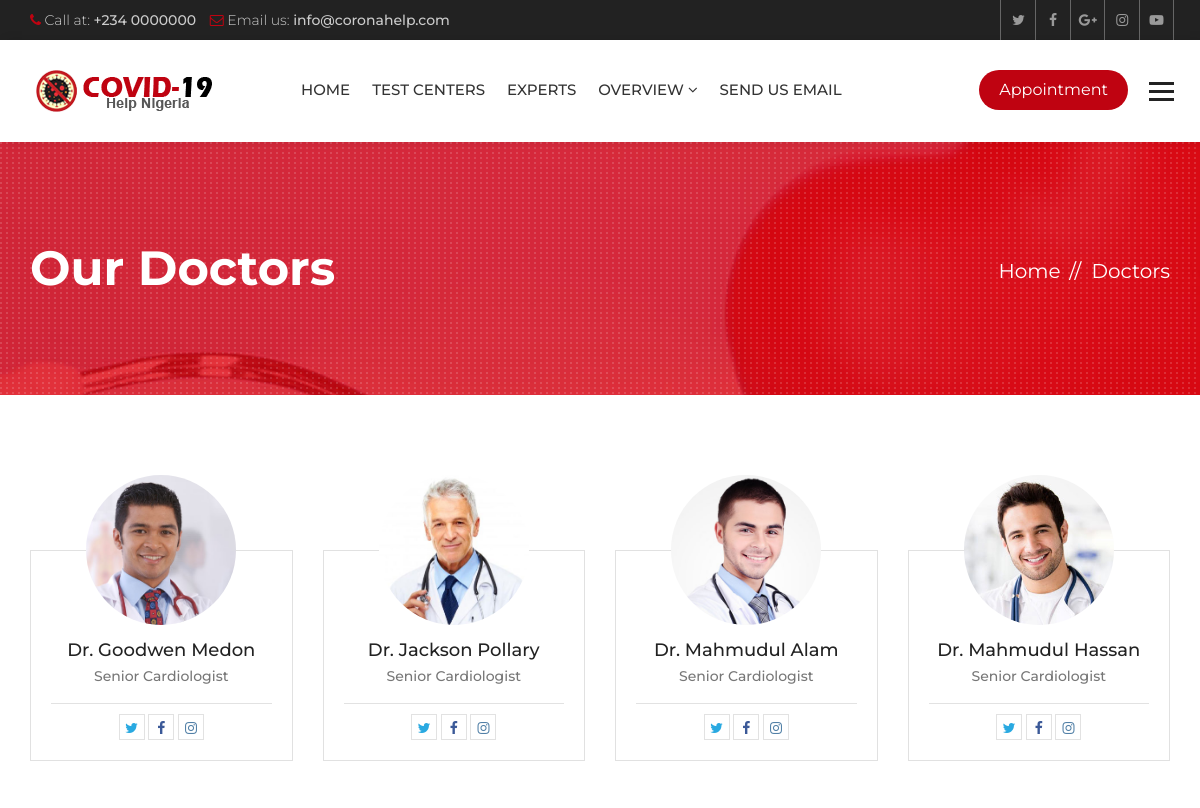
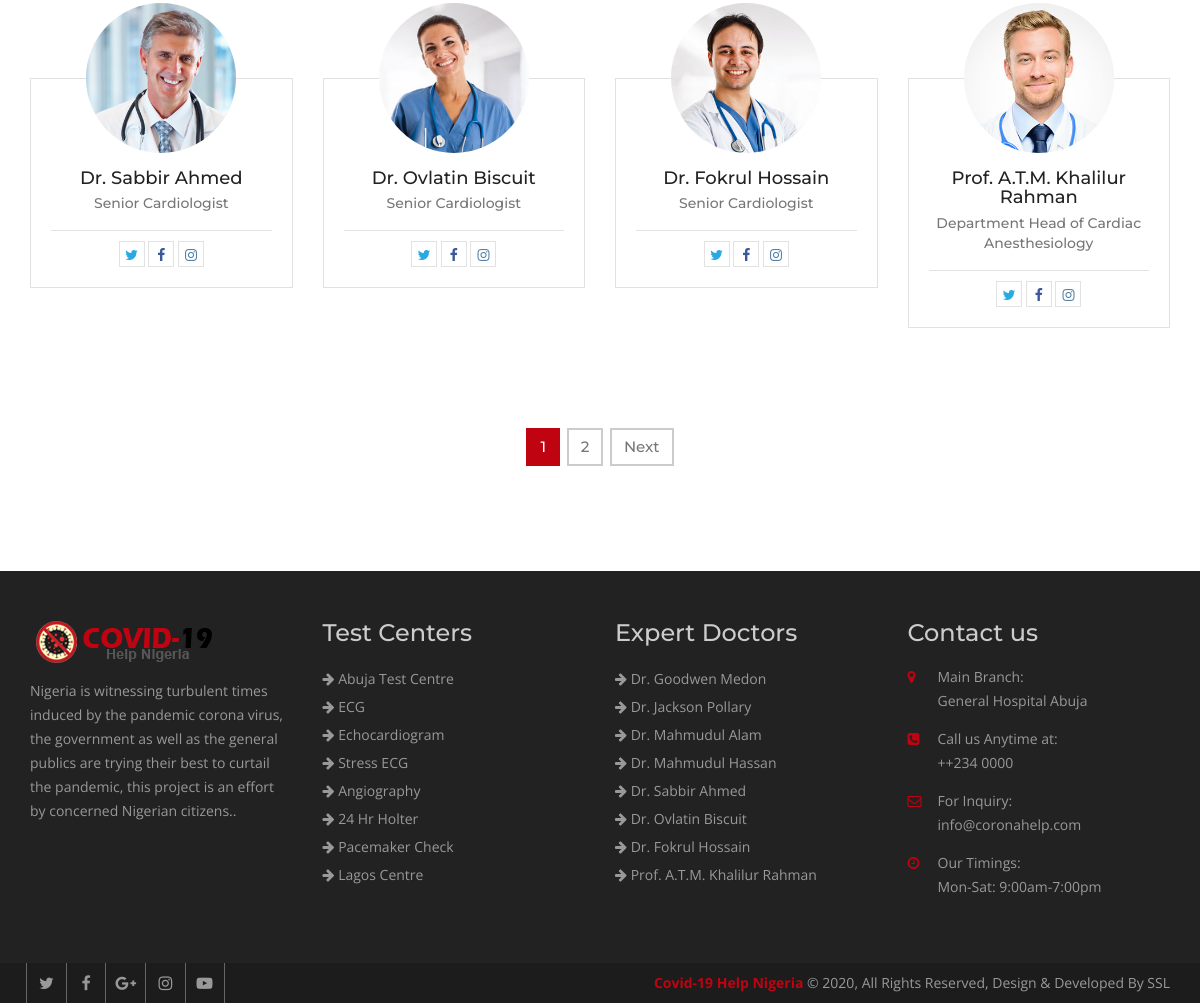
The app's page /doctors/ with its own data (2 pictures, top to bottom).
### hospital/models.py (models this page shows, shortened)
class Doctor(models.Model):
    name = models.CharField(max_length=120)
    speciality = models.CharField(max_length=120)
    picture = models.ImageField(upload_to="doctors/")
    details = models.TextField()
    experience = models.TextField()
    expertize = models.ManyToManyField(to='Expertize', related_name='doctors')
    twitter = models.CharField(max_length=120, blank=True, null=True)
    facebook = models.CharField(max_length=120, blank=True, null=True)
    instagram = models.CharField(max_length=120, blank=True, null=True)

class Service(models.Model):
    title = models.CharField(max_length=120)
    description = models.TextField()
    items = models.ManyToManyField(to='Item',)
    thumbnail = models.ImageField(upload_to='services/')
    cover = models.ImageField(upload_to='services/')
    image1 = models.ImageField(upload_to='services/', blank=True, null=True)
    image2 = models.ImageField(upload_to='services/', blank=True, null=True)

### hospital/views.py (the view)
# urls.py: path('doctors/', views.DoctorListView.as_view(), name="doctors"),
class DoctorListView(ListView):
    template_name = 'hospital/team.html'
    queryset = Doctor.objects.all()
    paginate_by = 8

### hospital/context_processors.py (called while the page is built)
def footer_content(request):
    services = Service.objects.all()
    doctors = Doctor.objects.all()
    context = {
        'services': services,
        'doctors': doctors
    }
    return context

### templates/hospital/team.html (shortened to what this page needs)
{% extends 'base.html' %}
{% block maincontent %}
<div class="inner-banner">
  <div class="container">
    <div class="row">
      <div class="col-md-7">
        <h1>Our Doctors</h1>
      </div>
      <div class="col-md-5">
        <ol class="breadcrumb">
          <li><a href="{% url 'index' %}">Home</a></li>
          <li class="active">Doctors</li>
        </ol>
      </div>
    </div>
  </div>
</div>
<div class="main-content">
  <div class="team-page">
    <div class="container">
      <div class="row">
        {% for doctor in object_list %}
        <div class="col-md-3 col-sm-6">
          <div class="team-box mb50">
            <div class="team-thumb">  <img src="{{ doctor.picture.url }}" alt=""></div>
            <div class="team-text">
              <h5><a href="{% url 'doctor_details' doctor.id %}">{{ doctor.name }}</a></h5>
              <strong>{{ doctor.speciality }}</strong>
              <ul class="team-social">
                {% if doctor.twitter %}
                <li><a class="tw" href="{{ doctor.twitter }}"><i class="fa fa-twitter" aria-hidden="true"></i></a></li>
                {% endif %}
                {% if doctor.facebook %}
                <li><a class="fb" href="{{ doctor.facebook }}"><i class="fa fa-facebook" aria-hidden="true"></i></a>
                </li>
                {% endif %}
                {% if doctor.instagram %}
                <li><a class="insta" href="{{ doctor.instagram }}"><i class="fa fa-instagram"
                      aria-hidden="true"></i></a></li>
                {% endif %}
              </ul>
            </div>
          </div>
        </div>
        {% endfor %}
      </div>
      <div class="row">
        <div class="col-md-12">
          {% if is_paginated %}
          {% include 'partials/_pagination.html' %}
          {% endif %}
        </div>
      </div>
    </div>
  </div>
</div>
{% endblock maincontent %}

### templates/partials/_footer.html
{% load static %}
<footer class="footer">
  <div class="footer-widgets">
    <div class="container">
      <div class="row">
        <div class="col-md-3 col-sm-6">
          <div class="widget"> <img class="ft-logo" src="{% static 'heartcare/images/logo.png' %}" alt="">
            <p>Nigeria is witnessing turbulent times induced by the pandemic corona virus, the government as well as the general publics are trying their best to curtail
              the pandemic, this project is an effort by concerned Nigerian citizens.. </p>
          </div>
        </div>
        <div class="col-md-3 col-sm-6">
          <div class="widget">
            <h3>Test Centers</h3>
            <ul>
              {% for service in services|slice:':8' %}
              <li><a href="{% url 'service_details' service.id %}"><i class="fa fa-arrow-right"></i>
                  {{service.title }}</a></li>
              {% endfor %}
            </ul>
          </div>
        </div>
        <div class="col-md-3 col-sm-6">
          <div class="widget">
            <h3>Expert Doctors</h3>
            <ul>
              {% for doctor in doctors|slice:':8' %}
              <li><a href="{% url 'doctor_details' doctor.id %}"><i class="fa fa-arrow-right"></i> {{ doctor.name }}</a>
              </li>
              {% endfor %}
            </ul>
          </div>
        </div>
        <div class="col-md-3 col-sm-6">
          <div class="widget">
            <h3>Contact us</h3>
            <address>
              <ul>
                <li> <span class="icon"><i class="fa fa-map-marker" aria-hidden="true"></i></span> <span
                    class="add-text"><strong>Main Branch:</strong> General Hospital Abuja</span> </li>
                <li> <span class="icon"><i class="fa fa-phone-square" aria-hidden="true"></i></span> <span
                    class="add-text"><strong>Call us Anytime at:</strong> ++234 0000</span> </li>
                <li> <span class="icon"><i class="fa fa-envelope-o" aria-hidden="true"></i></span> <span
                    class="add-text"><strong>For Inquiry:</strong> info@coronahelp.com</span> </li>
                <li> <span class="icon"><i class="fa fa-clock-o" aria-hidden="true"></i></span> <span
                    class="add-text"><strong>Our Timings:</strong> Mon-Sat: 9:00am-7:00pm</span> </li>
              </ul>
            </address>
          </div>
        </div>
      </div>
    </div>
  </div>
  <div class="footer-cr">
    <div class="container">
      <div class="row">
        <div class="col-md-6">
          <div class="footer-social"> <a href="#"><i class="fa fa-twitter" aria-hidden="true"></i></a> <a href="#"><i
                class="fa fa-facebook" aria-hidden="true"></i></a> <a href="#"><i class="fa fa-google-plus"
                aria-hidden="true"></i></a> <a href="#"><i class="fa fa-instagram" aria-hidden="true"></i></a> <a
              href="#"><i class="fa fa-youtube-play" aria-hidden="true"></i></a>
          </div>
        </div>
        <div class="col-md-6">
          <p><strong>Covid-19 Help Nigeria</strong> © {% now 'Y' %}, All Rights Reserved, Design & Developed By SSL</p>
        </div>
      </div>
    </div>
  </div>
</footer>

### heartcare/static/heartcare/css/custom.css (style rules this page uses)
html body { font-family: 'Open Sans', sans-serif; color: #777777; font-size: 14px; }
p { line-height: 24px; }
body h1, body h2, body h3, body h4, body h5, body h6 { font-family: 'Montserrat', sans-serif; margin: 0px; }
body h1 { font-size: 48px; }
body h3 { font-size: 24px; }
body h5 { font-size: 18px; }
.inner-banner { background: url(../images/inner.jpg) no-repeat top center; position: relative; width: 100%; float: left; padding: 100px 0 100px; background-color: #bf0311; z-index: 0; }
.inner-banner:after { background: url(../images/patt.png); position: absolute; left: 0; top: 0; content: ""; width: 100%; height: 100%; }
.inner-banner .container { position: relative; z-index: 99; }
.inner-banner h1 { color: #fff; font-weight: 700; }
.inner-banner .breadcrumb { text-align: right; background: none; padding: 0px; margin: 15px 0 0; }
.inner-banner .breadcrumb>li, .inner-banner .breadcrumb>li a { color: #fff; font-size: 20px; font-family: 'Montserrat', sans-serif; }
.inner-banner .breadcrumb>li+li::before { color: #fff; content: "// "; padding: 0 5px; }
.main-content { width: 100%; float: left; padding: 50px 0; }
.team-box { width: 100%; float: left; }
.team-box .team-thumb { overflow: hidden; position: relative; width: 150px; height: 150px; border-radius: 100%; margin: 0 auto -75px; }
.team-thumb>img { height: auto; width: 100%; }
.team-box .team-thumb:after { position: absolute; left: 0; top: 0; width: 100%; height: 0; content: ""; background: rgba(191, 3, 17, .7); opacity: 0; transition: all ease-in-out 0.3s; -webkit-transition: all ease-in-out 0.3s; }
.team-box .team-text { border: 1px solid #e1e1e1; width: 100%; padding: 90px 20px 20px 20px; text-align: center; }
.team-text h5 { margin: 0 0 5px; font-weight: 500; color: #222; }
.team-text h5 a { color: #222; }
.team-text strong { font-family: 'Montserrat', sans-serif; font-weight: 500; font-size: 14x; color: #777777; }
.team-social { margin: 17px 0 0; padding: 10px 0 0; list-style: none; text-align: center; border-top: 1px solid #e2e2e2; }
.team-social li { display: inline-block; }
.team-social li a { display: block; border: 1px solid #e2e2e2; color: #9c9c9c; width: 26px; height: 26px; text-align: center; line-height: 26px; transition: all ease-in-out 0.3s; -webkit-transition: all ease-in-out 0.3s; }
.mb50 { margin-bottom: 50px; }
.team-page { width: 100%; float: left; padding: 30px 0; }
.footer { width: 100%; float: left; background: #222222; padding: 50px 0 0 0; }
.footer .widget { width: 100%; float: left; margin: 0 0 50px; }
.footer .widget ul { margin: 0px; padding: 0px; list-style: none; }
.footer .widget li { line-height: 28px; color: #999999; }
.footer .widget a { color: #999; }
.footer .widget h3 { margin: 0 0 20px; color: #cccccc; line-height: 24px; }
.ft-logo { margin-bottom: 16px; max-width: 100%; height: auto; }
.footer .widget p { line-height: 24px; color: #999999; }
.footer .widget address li { float: left; line-height: 24px; margin-bottom: 14px; width: 100%; }
.widget address .icon { width: 30px; float: left; color: #bf0311; }
.widget address .add-text { float: left; width: 80%; }
.widget address .add-text>strong { display: block; font-weight: 400; }
.footer-cr { width: 100%; float: left; clear: both; background: #1c1c1c; }
.footer-cr p { margin: 0px; line-height: 40px; color: #999999; text-align: right; }
.footer-cr p strong { color: #bf0311; }
.footer-social a { border-left: 1px solid #666666; color: #999999; display: inline-block; font-size: 16px; line-height: 40px; margin-left: -4px; text-align: center; width: 40px; }
.footer-social a:last-child { border-right: 1px solid #666666; }
.team-social li a.tw { color: #29a9e1; }
.team-social li a.fb { color: #3b5998; }
.team-social li a.insta { color: #5280a7; }

### records on screen
Doctor: picture (picture), name "Dr. Goodwen Medon", speciality "Senior Cardiologist"
Doctor: picture (picture), name "Dr. Jackson Pollary", speciality "Senior Cardiologist"
Doctor: picture (picture), name "Dr. Mahmudul Alam", speciality "Senior Cardiologist"
Doctor: picture (picture), name "Dr. Mahmudul Hassan", speciality "Senior Cardiologist"
Doctor: picture (picture), name "Dr. Sabbir Ahmed", speciality "Senior Cardiologist"
Doctor: picture (picture), name "Dr. Ovlatin Biscuit", speciality "Senior Cardiologist"
Doctor: picture (picture), name "Dr. Fokrul Hossain", speciality "Senior Cardiologist"
Doctor: picture (picture), name "Prof. A.T.M. Khalilur Rahman", speciality "Department Head of Cardiac Anesthesiology"
Service: title "Abuja Test Centre"
Service: title "ECG"
Service: title "Echocardiogram"
Service: title "Stress ECG"
Service: title "Angiography"
Service: title "24 Hr Holter"
Service: title "Pacemaker Check"
Service: title "Lagos Centre"

### other values on screen
{{ page_num }} "1"
{{ page_num }} "2"
